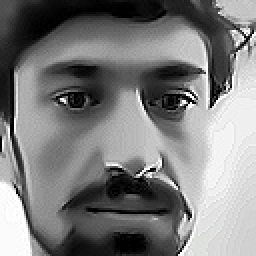
#> input picture student_images/10027_AbdulWahab_BSCS8th_B_0.jpg, 128 x 128 px (shown 2 times larger)
$ python -i prepare_student_data.py   (imports and definitions only)
#> lines starting #> are read from the running program, lines starting #| are printed output that depends on the picture
#> further down, picture is the input picture: shape (128, 128, 3); mean B, G, R 125.1, 125.1, 125.1
import os
import cv2
import face_recognition
import shutil
from pathlib import Path
import argparse
import json # Import json for metadata files
import numpy as np

# --- Configuration ---
# This is where your raw student image folders are located
# Example: 'C:\Users\sudai\OneDrive\Desktop\Student_Photos'
SOURCE_RAW_IMAGES_DIR = ""

# This is the directory where processed images and metadata will be stored for upload
TARGET_PROCESSED_IMAGES_DIR = "student_images"

# Number of clearest images to select per student
NUM_IMAGES_TO_SELECT = 3

# Minimum face size for local detection to be considered 'clear'
MIN_FACE_SIZE_FOR_SELECTION = 80 # pixels
MAX_ASPECT_RATIO_FOR_SELECTION = 1.5 # max width/height or height/width

def enhance_image(img):
    # Denoise
    img = cv2.fastNlMeansDenoisingColored(img, None, 10, 10, 7, 21)
    # Sharpen
    kernel = np.array([[0, -1, 0],
                       [-1, 5, -1],
                       [0, -1, 0]])
    img = cv2.filter2D(img, -1, kernel)
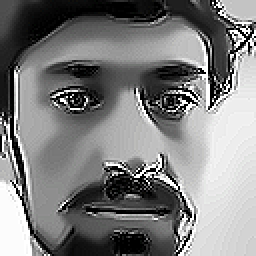
#> img: shape (128, 128, 3) (shown 2 times larger); mean of channels 0, 1, 2 126.1, 126.1, 126.1; drawn as B, G, R
    # Histogram Equalization (on Y channel)
    img_y_cr_cb = cv2.cvtColor(img, cv2.COLOR_BGR2YCrCb)
#> img_y_cr_cb: shape (128, 128, 3); mean of channels 0, 1, 2 126.1, 128, 128
    y, cr, cb = cv2.split(img_y_cr_cb)
    y_eq = cv2.equalizeHist(y)
    img_y_cr_cb_eq = cv2.merge((y_eq, cr, cb))
#> img_y_cr_cb_eq: shape (128, 128, 3); mean of channels 0, 1, 2 118.4, 128, 128
    img_eq = cv2.cvtColor(img_y_cr_cb_eq, cv2.COLOR_YCrCb2BGR)
    return img_eq

# [150 lines left out: functions filter_and_score_face_locations, process_student_images, not called in this run]

# [15 lines not run here, left out]

>>> import cv2
>>> picture = cv2.imread('student_images/10027_AbdulWahab_BSCS8th_B_0.jpg')
>>> result = enhance_image(picture)

$ run again, on student_images/10029_Abdullah_BSCS8th_B_1.jpg
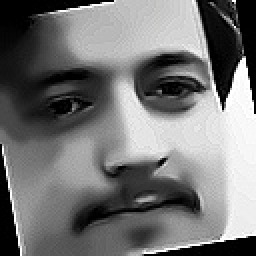
#> input picture student_images/10029_Abdullah_BSCS8th_B_1.jpg, 128 x 128 px (shown 2 times larger)
#> picture is the input picture: shape (128, 128, 3); mean B, G, R 116.6, 116.6, 116.6
#> in enhance_image, `img = cv2.filter2D(img, -1, kernel)`:
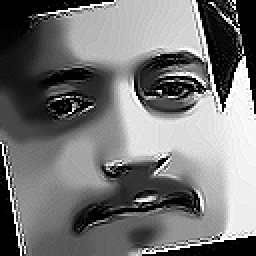
#> img: shape (128, 128, 3) (shown 2 times larger); mean of channels 0, 1, 2 117.3, 117.3, 117.3; drawn as B, G, R
#> img_y_cr_cb: shape (128, 128, 3); mean of channels 0, 1, 2 117.3, 128, 128
#> img_y_cr_cb_eq: shape (128, 128, 3); mean of channels 0, 1, 2 111.9, 128, 128

$ run again, on student_images/10029_Abdullah_BSCS8th_B_2.jpg
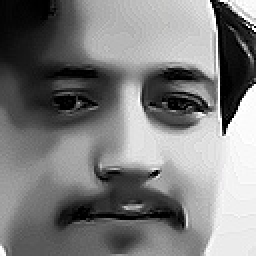
#> input picture student_images/10029_Abdullah_BSCS8th_B_2.jpg, 128 x 128 px (shown 2 times larger)
#> picture is the input picture: shape (128, 128, 3); mean B, G, R 124.4, 124.4, 124.4
#> in enhance_image, `img = cv2.filter2D(img, -1, kernel)`:
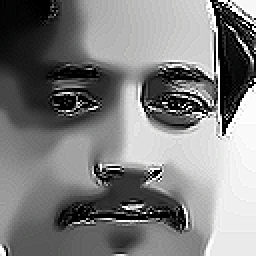
#> img: shape (128, 128, 3) (shown 2 times larger); mean of channels 0, 1, 2 125.7, 125.7, 125.7; drawn as B, G, R
#> img_y_cr_cb: shape (128, 128, 3); mean of channels 0, 1, 2 125.7, 128, 128
#> img_y_cr_cb_eq: shape (128, 128, 3); mean of channels 0, 1, 2 119.5, 128, 128

$ run again, on student_images/10041_AnisHabib_BSCS8th_B_0.jpg
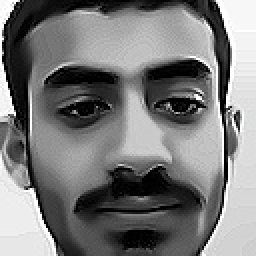
#> input picture student_images/10041_AnisHabib_BSCS8th_B_0.jpg, 128 x 128 px (shown 2 times larger)
#> picture is the input picture: shape (128, 128, 3); mean B, G, R 121.6, 121.6, 121.6
#> in enhance_image, `img = cv2.filter2D(img, -1, kernel)`:
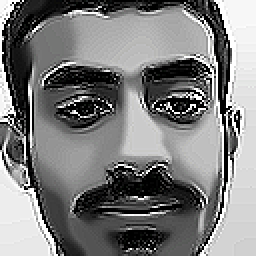
#> img: shape (128, 128, 3) (shown 2 times larger); mean of channels 0, 1, 2 124, 124.1, 124.1; drawn as B, G, R
#> img_y_cr_cb: shape (128, 128, 3); mean of channels 0, 1, 2 124, 128, 128
#> img_y_cr_cb_eq: shape (128, 128, 3); mean of channels 0, 1, 2 113, 128, 128
